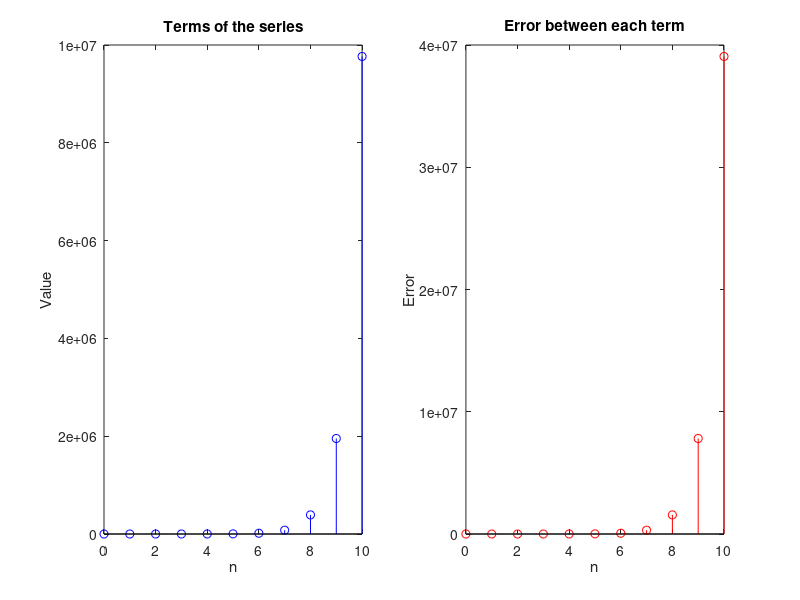

This figure's MATLAB source:
% Quang Anh Tran
% ID 40075748

clc 
clear all
close all

a = input("Enter the value of a: ");

array1 = [1:11];
array2 = [1:11];

for i=2:11
	array1(i) = a^(i-1);
end

for i=1:11
	if i == 11
		array2(i) = abs(a^11 - array1(i));
	else	
		array2(i) = abs(array1(i+1) - array1(i));
	end
end

sum_of_array = sum(array1);
sum_of_series = 1 / (1 - a);

n = [0:10];

disp('Array of the series: ');
disp(array1);

disp('Array of the errors: ');
disp(array2);

disp('The sum of the array: ');
disp(sum_of_array);

disp('The sum of the series: ');
disp(sum_of_series);

subplot(1, 2, 1);
stem(n, array1, '-b');
xlabel('n');
ylabel('Value');
title('Terms of the series')

subplot(1, 2, 2);
stem(n, array2, '-r');
xlabel('n');
ylabel('Error');
title('Error between each term')